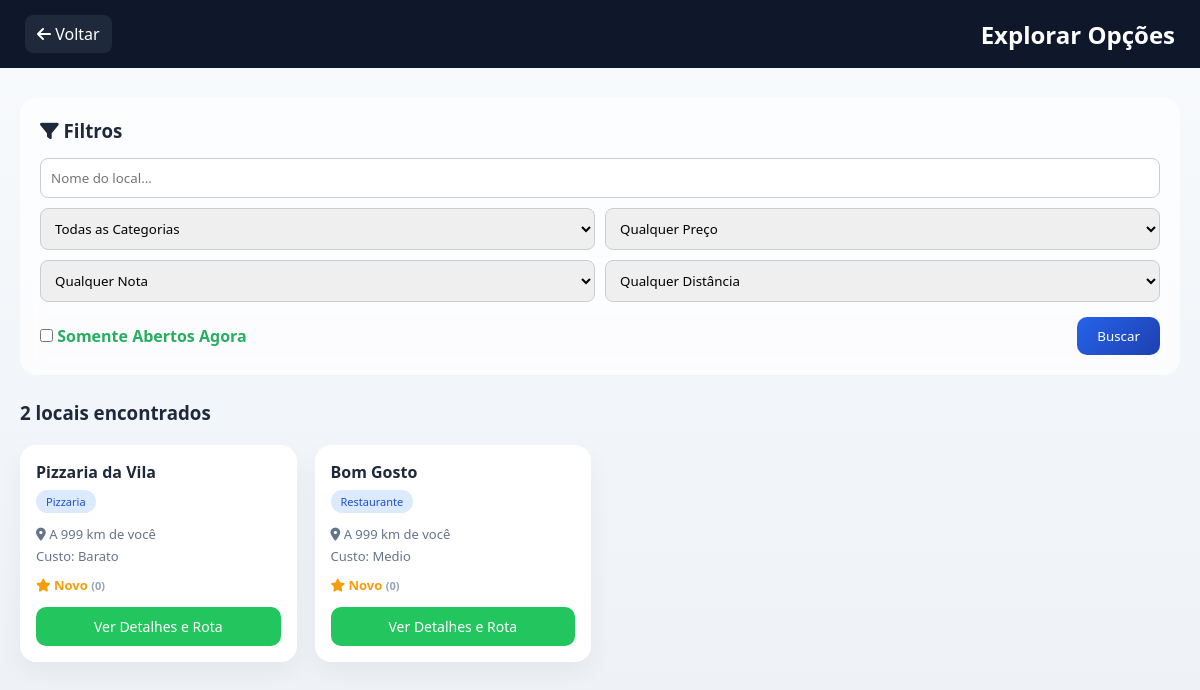
The app's page /explorar.php with its own data.
### tables this page shows
CREATE TABLE `restaurantes` (
  `id` int(11) NOT NULL,
  `nome` varchar(100) DEFAULT NULL,
  `tipo` varchar(50) DEFAULT NULL,
  `preco` varchar(20) DEFAULT NULL,
  `latitude` decimal(9,6) DEFAULT NULL,
  `longitude` decimal(9,6) DEFAULT NULL,
  `horario_abre` time DEFAULT NULL,
  `horario_fecha` time DEFAULT NULL,
  `id_categoria` int(11) DEFAULT NULL,
  `dias_funcionamento` varchar(100) DEFAULT 'Seg, Ter, Qua, Qui, Sex, Sab, Dom',
  `id_usuario` int(11) DEFAULT NULL
);

CREATE TABLE `categorias` (
  `id` int(11) NOT NULL,
  `nome` varchar(50) NOT NULL,
  `slug` varchar(50) NOT NULL
);

### explorar.php (the view, shortened to what this page needs)
<?php
include("conexao.php");
$busca_nome = $_GET['busca_nome'] ?? '';
$filtro_nota = isset($_GET['nota_minima']) ? floatval($_GET['nota_minima']) : 0;
$filtro_distancia = isset($_GET['distancia_max']) ? floatval($_GET['distancia_max']) : 50;
$aberto_agora = isset($_GET['aberto_agora']) ? true : false;
$latUsuario = $_GET['lat'] ?? 0;
$lonUsuario = $_GET['lon'] ?? 0;
$sql = "SELECT r.*, c.nome as categoria_nome, AVG(a.nota) as media_nota, COUNT(a.id) as total_avaliacoes
        FROM restaurantes r
        LEFT JOIN categorias c ON r.id_categoria = c.id
        LEFT JOIN avaliacoes a ON r.id = a.id_restaurante
        WHERE 1=1 ";
$sql .= " GROUP BY r.id HAVING media_nota >= $filtro_nota OR media_nota IS NULL";
$result = $conn->query($sql);
function calcularDistancia($lat1, $lon1, $lat2, $lon2)
{
    if ($lat1 == 0 || $lon1 == 0)
        return 999;
    $raio_terra = 6371;
    $dLat = deg2rad($lat2 - $lat1);
    $dLon = deg2rad($lon2 - $lon1);
    $a = sin($dLat / 2) * sin($dLat / 2) + cos(deg2rad($lat1)) * cos(deg2rad($lat2)) * sin($dLon / 2) * sin($dLon / 2);
    return $raio_terra * (2 * asin(sqrt($a)));
}
$restaurantes_filtrados = [];
while ($row = $result->fetch_assoc()) {
    $distancia = calcularDistancia($latUsuario, $lonUsuario, $row['latitude'], $row['longitude']);
    $row['distancia_km'] = round($distancia, 1);
    $row['media_formatada'] = $row['media_nota'] ? number_format($row['media_nota'], 1) : 'Novo';
    if ($row['distancia_km'] <= $filtro_distancia || $latUsuario == 0) {
        $restaurantes_filtrados[] = $row;
    }
}
usort($restaurantes_filtrados, function ($a, $b) {
    return $a['distancia_km'] <=> $b['distancia_km'];
});
?>
<!DOCTYPE html>
<html lang="pt-br">
<head>
    <link rel="stylesheet" href="https://cdnjs.cloudflare.com/ajax/libs/font-awesome/6.0.0/css/all.min.css">
</head>
<body class="bg-cinza">
    <header class="header-resultado">
        <a href="index.php" class="btn-voltar"><i class="fas fa-arrow-left"></i> Voltar</a>
        <h2>Explorar Opções</h2>
    </header>
    <main class="container-resultados">
       <div class="filtro-box" style="margin-bottom: 25px;">
            <h3 style="margin-bottom: 15px;"><i class="fas fa-filter"></i> Filtros</h3>
            <form action="explorar.php" method="GET" id="form-busca">
                <div style="display: grid; grid-template-columns: 1fr 1fr; gap: 10px; margin-bottom: 15px;">
                    <input type="text" name="busca_nome" placeholder="Nome do local..." value="<?= $busca_nome ?>"
                        style="padding: 10px; border-radius: 8px; border: 1px solid #ccc; grid-column: span 2;">
                    <select name="categoria" style="padding: 10px; border-radius: 8px; border: 1px solid #ccc;">
                        <option value="">Todas as Categorias</option>
                    </select>
                    <select name="preco" style="padding: 10px; border-radius: 8px; border: 1px solid #ccc;">
                        <option value="">Qualquer Preço</option>
                    </select>
                    <select name="nota_minima" style="padding: 10px; border-radius: 8px; border: 1px solid #ccc;">
                        <option value="0">Qualquer Nota</option>
                    </select>
                    <select name="distancia_max" style="padding: 10px; border-radius: 8px; border: 1px solid #ccc;">
                        <option value="50">Qualquer Distância</option>
                    </select>
                </div>
                <div style="display: flex; justify-content: space-between; align-items: center;">
                    <label style="cursor: pointer; font-weight: bold; color: #27ae60;">
                        <input type="checkbox" name="aberto_agora" <?= $aberto_agora ? 'checked' : '' ?>> Somente Abertos
                        Agora
                    </label>
                    <button type="submit" class="btn-principal"
                        style="margin-top: 0; padding: 10px 20px;">Buscar</button>
                </div>
            </form>
        </div>
        <h3 class="titulo-secao"><?= count($restaurantes_filtrados) ?> locais encontrados</h3>
        <div class="grid-restaurantes">
            <?php foreach ($restaurantes_filtrados as $r): ?>
                <div class="card-restaurante">
                    <div class="card-info">
                        <h4><?= $r['nome'] ?></h4>
                        <span class="badge-categoria"><?= $r['categoria_nome'] ?></span>
                        <p class="distancia"><i class="fas fa-map-marker-alt"></i> A <?= $r['distancia_km'] ?> km de você
                        </p>
                        <p class="preco">Custo: <?= ucfirst($r['preco']) ?></p>
                        <div class="score-info">
                            <span class="nota-estrelas"><i class="fas fa-star"></i> <?= $r['media_formatada'] ?> <span
                                    style="color:#94a3b8; font-size:11px;">(<?= $r['total_avaliacoes'] ?>)</span></span>
                        </div>
                    </div>
                    <a href="ver_restaurante.php?id=<?= $r['id'] ?>&lat=<?= $latUsuario ?>&lon=<?= $lonUsuario ?>"
                        class="btn-secundario">Ver Detalhes e Rota</a>
                </div>
            <?php endforeach; ?>
        </div>
    </main>
</body>
</html>

### explorar.php (style rules this page uses)
* { margin: 0; padding: 0; box-sizing: border-box; font-family: 'Segoe UI', sans-serif; }
body { background: linear-gradient(180deg, #f8fafc, #eef2f7); color: #1e293b; }
.header-resultado { display: flex; justify-content: space-between; align-items: center; background: #0f172a; color: white; padding: 15px 25px; }
.btn-voltar { background: #1e293b; padding: 8px 12px; border-radius: 8px; color: white; text-decoration: none; }
.container-resultados { max-width: 1300px; margin: 30px auto; padding: 0 20px; }
.card-restaurante form, .filtro-box { backdrop-filter: blur(10px); background: rgba(255, 255, 255, 0.7); border-radius: 16px; padding: 20px; }
form input, form select { padding: 10px; border-radius: 10px; border: 1px solid #e2e8f0; outline: none; transition: 0.2s; }
#form-busca>div:first-of-type { display: grid; grid-template-columns: repeat(2, 1fr); gap: 10px; }
.btn-principal { background: linear-gradient(135deg, #2563eb, #1e40af); color: white; border-radius: 10px; padding: 10px 20px; border: none; cursor: pointer; }
.grid-restaurantes { display: grid; grid-template-columns: repeat(4, 1fr); gap: 18px; }
.card-restaurante { background: white; border-radius: 16px; padding: 16px; box-shadow: 0 10px 25px rgba(0, 0, 0, 0.05); transition: 0.25s; display: flex; flex-direction: column; justify-content: space-between; }
.card-info h4 { font-size: 16px; margin-bottom: 6px; }
.badge-categoria { display: inline-block; background: #dbeafe; color: #1d4ed8; padding: 4px 10px; border-radius: 999px; font-size: 11px; margin-bottom: 8px; }
.distancia, .preco { font-size: 13px; color: #64748b; margin-top: 4px; }
.score-info { margin-top: 8px; }
.nota-estrelas { font-size: 13px; color: #f59e0b; font-weight: bold; }
.btn-secundario { margin-top: 12px; padding: 10px; text-align: center; background: #22c55e; color: white; border-radius: 10px; text-decoration: none; font-size: 14px; }
.titulo-secao { margin: 20px 0; font-weight: 600; }

### records on screen
restaurantes: nome "Pizzaria da Vila", id_categoria.nome "Pizzaria", distancia_km "999", preco "Barato", media_formatada "Novo", total_avaliacoes "0"
restaurantes: nome "Bom Gosto", id_categoria.nome "Restaurante", distancia_km "999", preco "Medio", media_formatada "Novo", total_avaliacoes "0"

### other values on screen
count($restaurantes_filtrados) "2"
